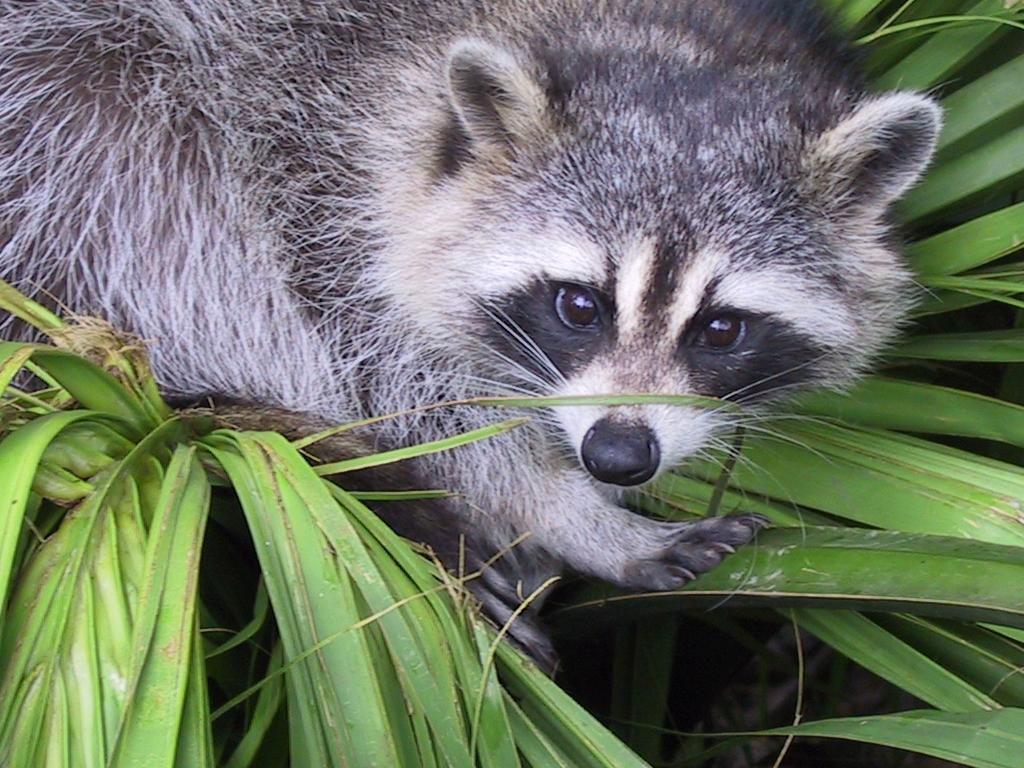
#> input picture Py01/ex04/animal.jpeg, 1024 x 768 px
$ python rotate.py
#> lines starting #> are read from the running program, lines starting #| are printed output that depends on the picture
### Py01/ex04/load_image.py
from PIL import Image
import numpy

def ft_load(path: str) -> numpy.array :

#> called with path = 'animal.jpeg'
    try :
        img = Image.open(path)
#> img is the input picture: PIL image 1024x768 RGB; mean R, G, B 110.7, 117.7, 102.1
    except Exception as e :
        print(f"error : {e}")
        return None

    img = img.convert('RGB')
    pixels = numpy.array(img)
    return pixels

### Py01/ex04/rotate.py
import numpy as np
import matplotlib.pyplot as plt
from load_image import ft_load

def ft_zoom(image: np.ndarray) -> np.ndarray:
    """
    Crop the last 2/3 of the image (height and width) and extract a single channel.
    Returns the cropped image as a numpy array with shape (h, w, 1).
    """
    try:
        h, w, _ = image.shape
#> h = 768; w = 1024
        start_h = h // 3
#> start_h = 256
        start_w = w // 3
#> start_w = 341
        cropped = image[start_h:, start_w:, 0:1]
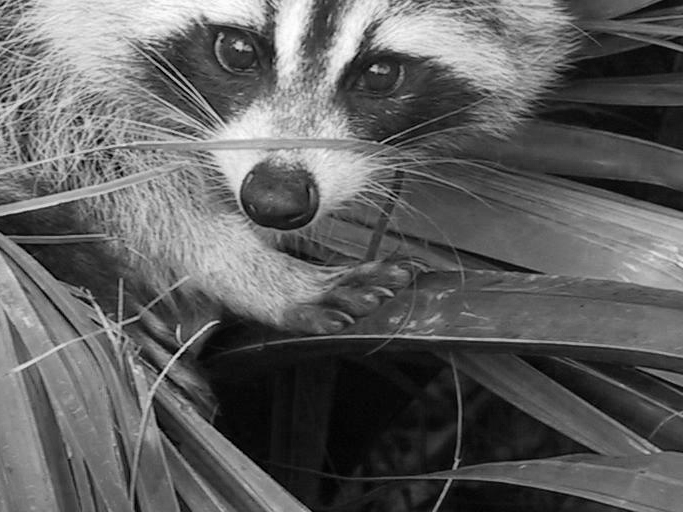
#> cropped: shape (512, 683, 1); min 0, max 255, mean 96.2
        print(f"The shape of image is: {cropped.shape}")
#| The shape of image is: (512, 683, 1)
        print(cropped)
#> (printed output is left out)
        return cropped
    except Exception as e:
        print(f"Error in zooming: {e}")
        return None

def transpose(matrix):
    rows = len(matrix)
#> rows = 512
    cols = len(matrix[0])
#> cols = 683
    transposed = []
    for c in range(cols):
        new_row = []
        for r in range(rows):
            new_row.append(matrix[r][c])
        transposed.append(new_row)
#> after the loop, transposed = 683 items
    return transposed

def ft_rotate(image: np.ndarray) -> np.ndarray:
    """
    Receives a cropped image and returns its transpose.
    Prints the new shape and content after transpose.
    """
    try:
        cropped_2d = image[:, :, 0]
        transposed = transpose(cropped_2d)
#> transposed = 683 items
        transposed_np = np.array(transposed)
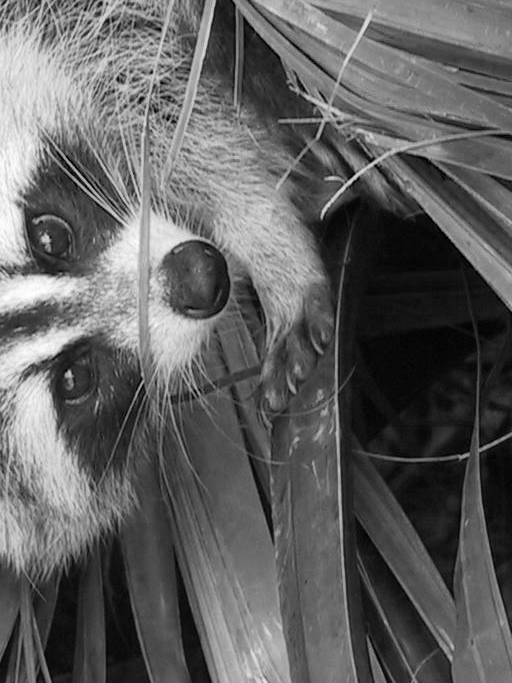
#> transposed_np: shape (683, 512); min 0, max 255, mean 96.2
        print(f"New shape after Transpose: {transposed_np.shape}")
#| New shape after Transpose: (683, 512)
        print(transposed_np)
#> (printed output is left out)
        return transposed_np
    except Exception as e:
        print(f"Error in rotating: {e}")
        return None

def main():
    img = ft_load("animal.jpeg")
    if img is None:
        return

    cropped_img = ft_zoom(img)
    if cropped_img is None:
        return

    rotated_img = ft_rotate(cropped_img)
    if rotated_img is None:
        return

    plt.imshow(rotated_img, cmap='gray')
    plt.title("Rotated Image")
    plt.xlabel("X axis")
    plt.ylabel("Y axis")
    plt.show()

if __name__ == "__main__":
    main()
